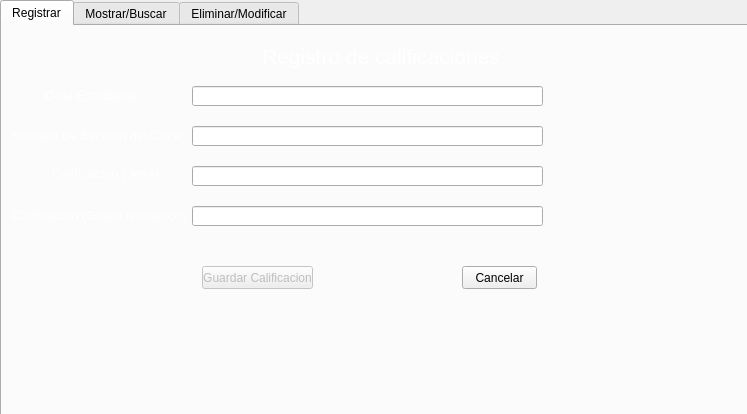
<?xml version="1.0" encoding="UTF-8"?>
<ui version="4.0">
 <class>unila2</class>
 <widget class="QDialog" name="unila2">
  <property name="geometry">
   <rect>
    <x>0</x>
    <y>0</y>
    <width>747</width>
    <height>414</height>
   </rect>
  </property>
  <property name="windowTitle">
   <string>Informe de Calificaciones</string>
  </property>
  <property name="windowIcon">
   <iconset resource="imagenes.qrc">
    <normaloff>:/imagenes/calificaciones.png</normaloff>:/imagenes/calificaciones.png</iconset>
  </property>
  <widget class="QTabWidget" name="tabWidget">
   <property name="geometry">
    <rect>
     <x>0</x>
     <y>0</y>
     <width>751</width>
     <height>451</height>
    </rect>
   </property>
   <property name="currentIndex">
    <number>0</number>
   </property>
   <widget class="QWidget" name="Registrartab">
    <attribute name="title">
     <string>Registrar</string>
    </attribute>
    <widget class="QLineEdit" name="IDEstudiantelineEdit">
     <property name="enabled">
      <bool>true</bool>
     </property>
     <property name="geometry">
      <rect>
       <x>190</x>
       <y>60</y>
       <width>351</width>
       <height>20</height>
      </rect>
     </property>
    </widget>
    <widget class="QLabel" name="label_2">
     <property name="geometry">
      <rect>
       <x>40</x>
       <y>60</y>
       <width>101</width>
       <height>20</height>
      </rect>
     </property>
     <property name="text">
      <string>&lt;html&gt;&lt;head/&gt;&lt;body&gt;&lt;p&gt;&lt;span style=&quot; font-size:10pt; color:#ffffff;&quot;&gt;ID  de Estudiante&lt;/span&gt;&lt;/p&gt;&lt;/body&gt;&lt;/html&gt;</string>
     </property>
    </widget>
    <widget class="QLineEdit" name="SeccionlineEdit">
     <property name="geometry">
      <rect>
       <x>190</x>
       <y>100</y>
       <width>351</width>
       <height>20</height>
      </rect>
     </property>
    </widget>
    <widget class="QLineEdit" name="CalificacionlineEdit">
     <property name="geometry">
      <rect>
       <x>190</x>
       <y>140</y>
       <width>351</width>
       <height>20</height>
      </rect>
     </property>
    </widget>
    <widget class="QLabel" name="label_3">
     <property name="geometry">
      <rect>
       <x>10</x>
       <y>100</y>
       <width>171</width>
       <height>20</height>
      </rect>
     </property>
     <property name="text">
      <string>&lt;html&gt;&lt;head/&gt;&lt;body&gt;&lt;p&gt;&lt;span style=&quot; font-size:10pt; color:#ffffff;&quot;&gt;Numero de Seccion del Curso&lt;/span&gt;&lt;/p&gt;&lt;/body&gt;&lt;/html&gt;</string>
     </property>
    </widget>
    <widget class="QLabel" name="label_4">
     <property name="geometry">
      <rect>
       <x>50</x>
       <y>140</y>
       <width>121</width>
       <height>16</height>
      </rect>
     </property>
     <property name="text">
      <string>&lt;html&gt;&lt;head/&gt;&lt;body&gt;&lt;p&gt;&lt;span style=&quot; font-size:10pt; color:#ffffff;&quot;&gt;Calificacion ( letra)&lt;/span&gt;&lt;/p&gt;&lt;/body&gt;&lt;/html&gt;</string>
     </property>
    </widget>
    <widget class="QLabel" name="label_5">
     <property name="geometry">
      <rect>
       <x>10</x>
       <y>180</y>
       <width>181</width>
       <height>20</height>
      </rect>
     </property>
     <property name="text">
      <string>&lt;html&gt;&lt;head/&gt;&lt;body&gt;&lt;p&gt;&lt;span style=&quot; font-size:10pt; color:#ffffff;&quot;&gt;Calificacion (Grado Numerico)&lt;/span&gt;&lt;/p&gt;&lt;/body&gt;&lt;/html&gt;</string>
     </property>
    </widget>
    <widget class="QLineEdit" name="GradoNumericolineEdit">
     <property name="geometry">
      <rect>
       <x>190</x>
       <y>180</y>
       <width>351</width>
       <height>20</height>
      </rect>
     </property>
    </widget>
    <widget class="QLabel" name="label_10">
     <property name="geometry">
      <rect>
       <x>-40</x>
       <y>0</y>
       <width>801</width>
       <height>391</height>
      </rect>
     </property>
     <property name="styleSheet">
      <string notr="true">background-image: url(:/imagenes/matematicas-en-pizara.gif);</string>
     </property>
     <property name="text">
      <string/>
     </property>
    </widget>
    <widget class="QLabel" name="Statuslabel">
     <property name="geometry">
      <rect>
       <x>530</x>
       <y>20</y>
       <width>171</width>
       <height>20</height>
      </rect>
     </property>
     <property name="text">
      <string>&lt;html&gt;&lt;head/&gt;&lt;body&gt;&lt;p&gt;&lt;br/&gt;&lt;/p&gt;&lt;/body&gt;&lt;/html&gt;</string>
     </property>
    </widget>
    <widget class="QLabel" name="label">
     <property name="geometry">
      <rect>
       <x>260</x>
       <y>10</y>
       <width>421</width>
       <height>41</height>
      </rect>
     </property>
     <property name="text">
      <string>&lt;html&gt;&lt;head/&gt;&lt;body&gt;&lt;p&gt;&lt;span style=&quot; font-size:16pt; color:#ffffff;&quot;&gt;Registro de calificaciones &lt;/span&gt;&lt;/p&gt;&lt;/body&gt;&lt;/html&gt;</string>
     </property>
    </widget>
    <widget class="QLabel" name="label_6">
     <property name="geometry">
      <rect>
       <x>550</x>
       <y>50</y>
       <width>201</width>
       <height>191</height>
      </rect>
     </property>
     <property name="styleSheet">
      <string notr="true">image: url(:/imagenes/unila.png);</string>
     </property>
     <property name="text">
      <string/>
     </property>
    </widget>
    <widget class="QPushButton" name="GuardarCalificacionpushButton">
     <property name="enabled">
      <bool>false</bool>
     </property>
     <property name="geometry">
      <rect>
       <x>200</x>
       <y>240</y>
       <width>111</width>
       <height>23</height>
      </rect>
     </property>
     <property name="text">
      <string>Guardar Calificacion</string>
     </property>
    </widget>
    <widget class="QPushButton" name="pushButton">
     <property name="geometry">
      <rect>
       <x>460</x>
       <y>240</y>
       <width>75</width>
       <height>23</height>
      </rect>
     </property>
     <property name="text">
      <string>Cancelar</string>
     </property>
    </widget>
    <zorder>label_10</zorder>
    <zorder>IDEstudiantelineEdit</zorder>
    <zorder>label_2</zorder>
    <zorder>SeccionlineEdit</zorder>
    <zorder>CalificacionlineEdit</zorder>
    <zorder>label_3</zorder>
    <zorder>label_4</zorder>
    <zorder>label_5</zorder>
    <zorder>GradoNumericolineEdit</zorder>
    <zorder>Statuslabel</zorder>
    <zorder>label</zorder>
    <zorder>label_6</zorder>
    <zorder>GuardarCalificacionpushButton</zorder>
    <zorder>pushButton</zorder>
   </widget>
   <widget class="QWidget" name="Mostrartab">
    <attribute name="title">
     <string>Mostrar/Buscar</string>
    </attribute>
    <widget class="QTableView" name="tableView2">
     <property name="geometry">
      <rect>
       <x>10</x>
       <y>50</y>
       <width>721</width>
       <height>331</height>
      </rect>
     </property>
    </widget>
    <widget class="QPushButton" name="MostrarCalifiacionpushButton">
     <property name="geometry">
      <rect>
       <x>600</x>
       <y>20</y>
       <width>75</width>
       <height>23</height>
      </rect>
     </property>
     <property name="text">
      <string>Mostrar</string>
     </property>
    </widget>
    <widget class="QLabel" name="label_31">
     <property name="geometry">
      <rect>
       <x>-10</x>
       <y>-10</y>
       <width>861</width>
       <height>421</height>
      </rect>
     </property>
     <property name="styleSheet">
      <string notr="true">background-image: url(:/imagenes/scientific-complex-chemistry-on-black-background.jpg);</string>
     </property>
     <property name="text">
      <string/>
     </property>
    </widget>
    <widget class="QLineEdit" name="BuscarCalificacionlineEdit">
     <property name="geometry">
      <rect>
       <x>120</x>
       <y>20</y>
       <width>471</width>
       <height>20</height>
      </rect>
     </property>
    </widget>
    <widget class="QPushButton" name="BuscarCalifiacionpushButton">
     <property name="geometry">
      <rect>
       <x>30</x>
       <y>20</y>
       <width>75</width>
       <height>23</height>
      </rect>
     </property>
     <property name="text">
      <string>Buscar </string>
     </property>
    </widget>
    <zorder>label_31</zorder>
    <zorder>tableView2</zorder>
    <zorder>MostrarCalifiacionpushButton</zorder>
    <zorder>BuscarCalificacionlineEdit</zorder>
    <zorder>BuscarCalifiacionpushButton</zorder>
   </widget>
   <widget class="QWidget" name="EliminarModificartab">
    <attribute name="title">
     <string>Eliminar/Modificar</string>
    </attribute>
    <widget class="QLabel" name="label_26">
     <property name="geometry">
      <rect>
       <x>40</x>
       <y>100</y>
       <width>101</width>
       <height>20</height>
      </rect>
     </property>
     <property name="text">
      <string>&lt;html&gt;&lt;head/&gt;&lt;body&gt;&lt;p&gt;&lt;span style=&quot; font-size:10pt; color:#ffffff;&quot;&gt;ID  de Estudiante&lt;/span&gt;&lt;/p&gt;&lt;/body&gt;&lt;/html&gt;</string>
     </property>
    </widget>
    <widget class="QLabel" name="label_27">
     <property name="geometry">
      <rect>
       <x>60</x>
       <y>130</y>
       <width>51</width>
       <height>20</height>
      </rect>
     </property>
     <property name="text">
      <string>&lt;html&gt;&lt;head/&gt;&lt;body&gt;&lt;p&gt;&lt;span style=&quot; font-size:10pt; color:#ffffff;&quot;&gt;Seccion&lt;/span&gt;&lt;/p&gt;&lt;/body&gt;&lt;/html&gt;</string>
     </property>
    </widget>
    <widget class="QLabel" name="label_28">
     <property name="geometry">
      <rect>
       <x>50</x>
       <y>160</y>
       <width>81</width>
       <height>16</height>
      </rect>
     </property>
     <property name="text">
      <string>&lt;html&gt;&lt;head/&gt;&lt;body&gt;&lt;p&gt;&lt;span style=&quot; font-size:10pt; color:#ffffff;&quot;&gt;Calificacion&lt;/span&gt;&lt;/p&gt;&lt;/body&gt;&lt;/html&gt;</string>
     </property>
    </widget>
    <widget class="QLabel" name="label_25">
     <property name="geometry">
      <rect>
       <x>340</x>
       <y>410</y>
       <width>131</width>
       <height>20</height>
      </rect>
     </property>
     <property name="text">
      <string>&lt;html&gt;&lt;head/&gt;&lt;body&gt;&lt;p&gt;&lt;span style=&quot; font-size:10pt; color:#ffffff;&quot;&gt;Departamento Menor&lt;/span&gt;&lt;/p&gt;&lt;/body&gt;&lt;/html&gt;</string>
     </property>
    </widget>
    <widget class="QLabel" name="label_29">
     <property name="geometry">
      <rect>
       <x>40</x>
       <y>190</y>
       <width>131</width>
       <height>20</height>
      </rect>
     </property>
     <property name="text">
      <string>&lt;html&gt;&lt;head/&gt;&lt;body&gt;&lt;p&gt;&lt;span style=&quot; font-size:10pt; color:#ffffff;&quot;&gt;Grado Numerico&lt;/span&gt;&lt;/p&gt;&lt;/body&gt;&lt;/html&gt;</string>
     </property>
    </widget>
    <widget class="QLabel" name="label_23">
     <property name="geometry">
      <rect>
       <x>40</x>
       <y>30</y>
       <width>31</width>
       <height>21</height>
      </rect>
     </property>
     <property name="text">
      <string>&lt;html&gt;&lt;head/&gt;&lt;body&gt;&lt;p&gt;&lt;span style=&quot; font-size:14pt; color:#ffffff;&quot;&gt;ID&lt;/span&gt;&lt;/p&gt;&lt;/body&gt;&lt;/html&gt;</string>
     </property>
    </widget>
    <widget class="QLineEdit" name="IdCalificacionlineEdit">
     <property name="enabled">
      <bool>false</bool>
     </property>
     <property name="geometry">
      <rect>
       <x>80</x>
       <y>30</y>
       <width>113</width>
       <height>20</height>
      </rect>
     </property>
    </widget>
    <widget class="QPushButton" name="EliminarCalificacionpushButton">
     <property name="enabled">
      <bool>false</bool>
     </property>
     <property name="geometry">
      <rect>
       <x>640</x>
       <y>190</y>
       <width>75</width>
       <height>23</height>
      </rect>
     </property>
     <property name="text">
      <string>Delete</string>
     </property>
    </widget>
    <widget class="QPushButton" name="ModificarCalificacionpushButton">
     <property name="enabled">
      <bool>false</bool>
     </property>
     <property name="geometry">
      <rect>
       <x>640</x>
       <y>230</y>
       <width>75</width>
       <height>23</height>
      </rect>
     </property>
     <property name="text">
      <string>Modificar</string>
     </property>
    </widget>
    <widget class="QLineEdit" name="IDEstudianteEMlineEdit">
     <property name="enabled">
      <bool>false</bool>
     </property>
     <property name="geometry">
      <rect>
       <x>180</x>
       <y>100</y>
       <width>351</width>
       <height>20</height>
      </rect>
     </property>
    </widget>
    <widget class="QLineEdit" name="SeccionEMlineEdit">
     <property name="enabled">
      <bool>false</bool>
     </property>
     <property name="geometry">
      <rect>
       <x>180</x>
       <y>130</y>
       <width>351</width>
       <height>20</height>
      </rect>
     </property>
    </widget>
    <widget class="QLineEdit" name="CalificacionEMlineEdit">
     <property name="enabled">
      <bool>false</bool>
     </property>
     <property name="geometry">
      <rect>
       <x>180</x>
       <y>160</y>
       <width>351</width>
       <height>20</height>
      </rect>
     </property>
    </widget>
    <widget class="QLineEdit" name="GradoNumericoEMlineEdit">
     <property name="enabled">
      <bool>false</bool>
     </property>
     <property name="geometry">
      <rect>
       <x>180</x>
       <y>190</y>
       <width>351</width>
       <height>20</height>
      </rect>
     </property>
    </widget>
    <widget class="QLabel" name="label_36">
     <property name="geometry">
      <rect>
       <x>-10</x>
       <y>0</y>
       <width>761</width>
       <height>421</height>
      </rect>
     </property>
     <property name="styleSheet">
      <string notr="true">background-image: url(:/imagenes/matematicas-en-pizara.gif);</string>
     </property>
     <property name="text">
      <string/>
     </property>
    </widget>
    <widget class="QLabel" name="label_38">
     <property name="geometry">
      <rect>
       <x>230</x>
       <y>20</y>
       <width>281</width>
       <height>41</height>
      </rect>
     </property>
     <property name="text">
      <string>&lt;html&gt;&lt;head/&gt;&lt;body&gt;&lt;p&gt;&lt;span style=&quot; font-size:16pt; color:#ffffff;&quot;&gt;Update / Delete Calificaciones&lt;/span&gt;&lt;/p&gt;&lt;/body&gt;&lt;/html&gt;</string>
     </property>
    </widget>
    <widget class="QPushButton" name="pushButton_2">
     <property name="geometry">
      <rect>
       <x>660</x>
       <y>10</y>
       <width>75</width>
       <height>23</height>
      </rect>
     </property>
     <property name="text">
      <string>AYUDA</string>
     </property>
    </widget>
    <zorder>label_36</zorder>
    <zorder>label_26</zorder>
    <zorder>label_27</zorder>
    <zorder>label_28</zorder>
    <zorder>label_25</zorder>
    <zorder>label_29</zorder>
    <zorder>label_23</zorder>
    <zorder>IdCalificacionlineEdit</zorder>
    <zorder>EliminarCalificacionpushButton</zorder>
    <zorder>ModificarCalificacionpushButton</zorder>
    <zorder>IDEstudianteEMlineEdit</zorder>
    <zorder>SeccionEMlineEdit</zorder>
    <zorder>CalificacionEMlineEdit</zorder>
    <zorder>GradoNumericoEMlineEdit</zorder>
    <zorder>label_38</zorder>
    <zorder>pushButton_2</zorder>
   </widget>
  </widget>
 </widget>
 <resources>
  <include location="imagenes.qrc"/>
 </resources>
 <connections>
  <connection>
   <sender>MostrarCalifiacionpushButton</sender>
   <signal>clicked()</signal>
   <receiver>BuscarCalificacionlineEdit</receiver>
   <slot>clear()</slot>
   <hints>
    <hint type="sourcelabel">
     <x>490</x>
     <y>56</y>
    </hint>
    <hint type="destinationlabel">
     <x>429</x>
     <y>56</y>
    </hint>
   </hints>
  </connection>
  <connection>
   <sender>pushButton</sender>
   <signal>clicked()</signal>
   <receiver>GradoNumericolineEdit</receiver>
   <slot>clear()</slot>
   <hints>
    <hint type="sourcelabel">
     <x>500</x>
     <y>271</y>
    </hint>
    <hint type="destinationlabel">
     <x>376</x>
     <y>218</y>
    </hint>
   </hints>
  </connection>
  <connection>
   <sender>pushButton</sender>
   <signal>clicked()</signal>
   <receiver>CalificacionlineEdit</receiver>
   <slot>clear()</slot>
   <hints>
    <hint type="sourcelabel">
     <x>516</x>
     <y>271</y>
    </hint>
    <hint type="destinationlabel">
     <x>500</x>
     <y>178</y>
    </hint>
   </hints>
  </connection>
  <connection>
   <sender>pushButton</sender>
   <signal>clicked()</signal>
   <receiver>SeccionlineEdit</receiver>
   <slot>clear()</slot>
   <hints>
    <hint type="sourcelabel">
     <x>519</x>
     <y>267</y>
    </hint>
    <hint type="destinationlabel">
     <x>518</x>
     <y>138</y>
    </hint>
   </hints>
  </connection>
  <connection>
   <sender>pushButton</sender>
   <signal>clicked()</signal>
   <receiver>IDEstudiantelineEdit</receiver>
   <slot>clear()</slot>
   <hints>
    <hint type="sourcelabel">
     <x>529</x>
     <y>276</y>
    </hint>
    <hint type="destinationlabel">
     <x>317</x>
     <y>94</y>
    </hint>
   </hints>
  </connection>
 </connections>
</ui>
